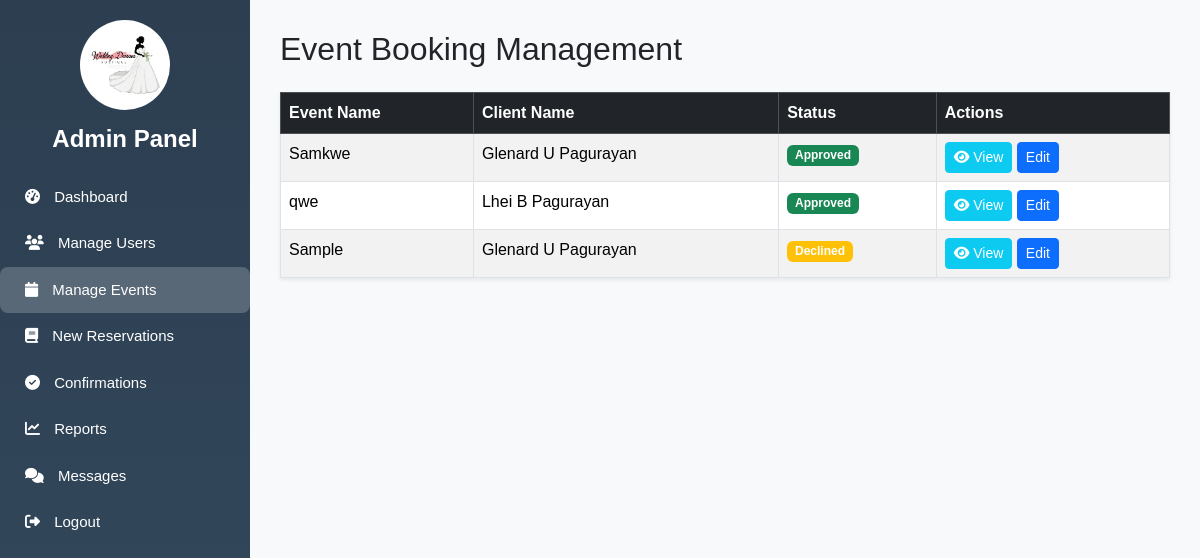
Page /manage_events.php (signed in) on the earlier database version.
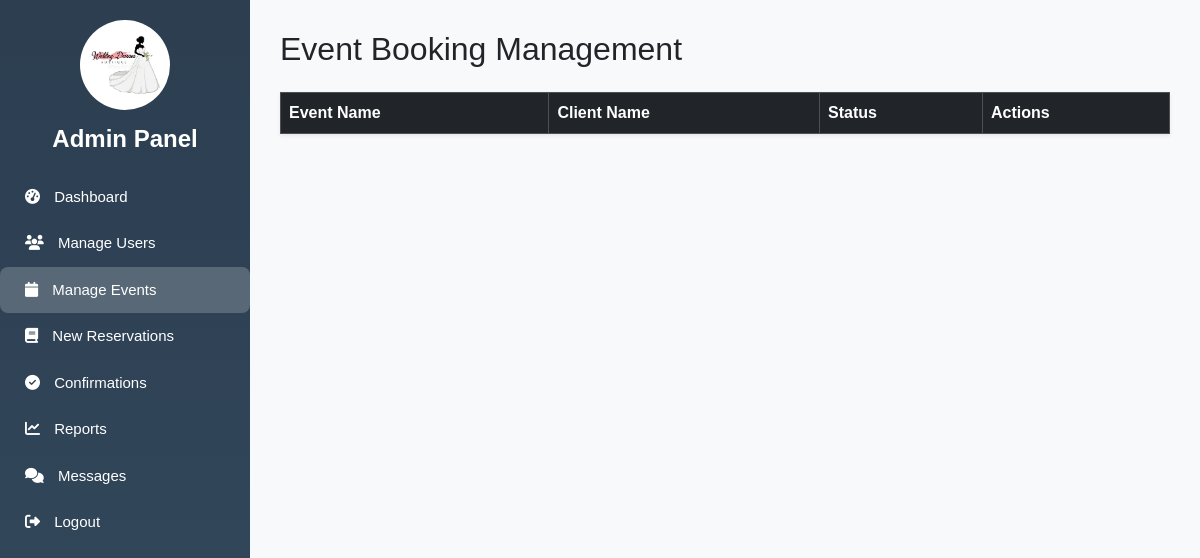
Same page on the later database version.
### tables this page shows
CREATE TABLE `bookings` (
  `id` int(11) NOT NULL,
  `firstname` varchar(100) NOT NULL,
  `middlename` varchar(100) DEFAULT NULL,
  `lastname` varchar(100) NOT NULL,
  `email` varchar(100) NOT NULL,
  `phone_number` varchar(11) NOT NULL,
  `service_type` varchar(100) NOT NULL,
  `package_name` varchar(100) DEFAULT NULL,
  `event_name` varchar(255) NOT NULL,
  `event_datetime` datetime NOT NULL,
  `location` text NOT NULL,
  `payment_method` varchar(50) DEFAULT 'Cash',
  `payment_screenshot` varchar(255) DEFAULT NULL,
  `status` varchar(50) NOT NULL DEFAULT 'Pending',
  `created_at` timestamp NOT NULL DEFAULT current_timestamp()
);

### manage_events.php (the view, shortened to what this page needs)
<?php
$mysqli = new mysqli("localhost", "root", "", "bridal_event_system");
$result = $mysqli->query("
    SELECT id, event_name, status,
           CONCAT(firstname, ' ', COALESCE(NULLIF(middlename,''),' '), ' ', lastname) AS client_name
    FROM bookings
    ORDER BY id DESC
");
?>
<!DOCTYPE html>
<html lang="en">
<head>
  <link href="https://cdn.jsdelivr.net/npm/bootstrap@5.3.3/dist/css/bootstrap.min.css" rel="stylesheet">
  <link rel="stylesheet" href="https://cdnjs.cloudflare.com/ajax/libs/font-awesome/6.4.2/css/all.min.css">
</head>
<body>
  <div class="sidebar">
    <div class="logo">
      <img src="images/logo.webp" alt="Logo">
    </div>
    <h4>Admin Panel</h4>
    <a href="dashboard_admin.php"><i class="fa fa-tachometer-alt"></i> Dashboard</a>
    <a href="manage_user.php"><i class="fa fa-users"></i> Manage Users</a>
    <a href="manage_events.php" class="active"><i class="fa fa-calendar"></i> Manage Events</a>
    <a href="reservations.php"><i class="fa fa-book"></i> New Reservations</a>
    <a href="confirmations.php"><i class="fa fa-check-circle"></i> Confirmations</a>
    <a href="reports.php"><i class="fa fa-chart-line"></i> Reports</a>
    <a href="messages.php"><i class="fa fa-comments"></i> Messages</a>
    <a href="logout.php"><i class="fa fa-sign-out-alt"></i> Logout</a>
  </div>
  <div class="content">
    <h2 class="mb-4">Event Booking Management</h2>
    <table class="table table-bordered table-striped bg-white shadow-sm">
      <thead class="table-dark">
        <tr>
          <th>Event Name</th>
          <th>Client Name</th>
          <th>Status</th>
          <th>Actions</th>
        </tr>
      </thead>
      <tbody>
        <?php while($row = $result->fetch_assoc()): ?>
          <tr>
            <td><?= htmlspecialchars($row['event_name']) ?></td>
            <td><?= htmlspecialchars($row['client_name']) ?></td>
            <td>
              <span class="badge bg-<?=
                $row['status'] === 'Approved' ? 'success' :
                ($row['status'] === 'Rejected' ? 'danger' : 'warning') ?>">
                <?= htmlspecialchars($row['status']) ?>
              </span>
            </td>
            <td>
              <button class="btn btn-sm btn-info text-white" onclick="viewBooking(<?= $row['id'] ?>)"><i class="fas fa-eye"></i> View</button>
              <a href="edit_booking.php?id=<?= $row['id'] ?>" class="btn btn-sm btn-primary">Edit</a>
            </td>
          </tr>
        <?php endwhile; ?>
      </tbody>
    </table>
  </div>
</body>
</html>

Differences in the rows shown:
removed bookings: event_name "Samkwe", client_name "Glenard U Pagurayan", status "Approved"
removed bookings: event_name "qwe", client_name "Lhei B Pagurayan", status "Approved"
removed bookings: event_name "Sample", client_name "Glenard U Pagurayan", status "Declined"
